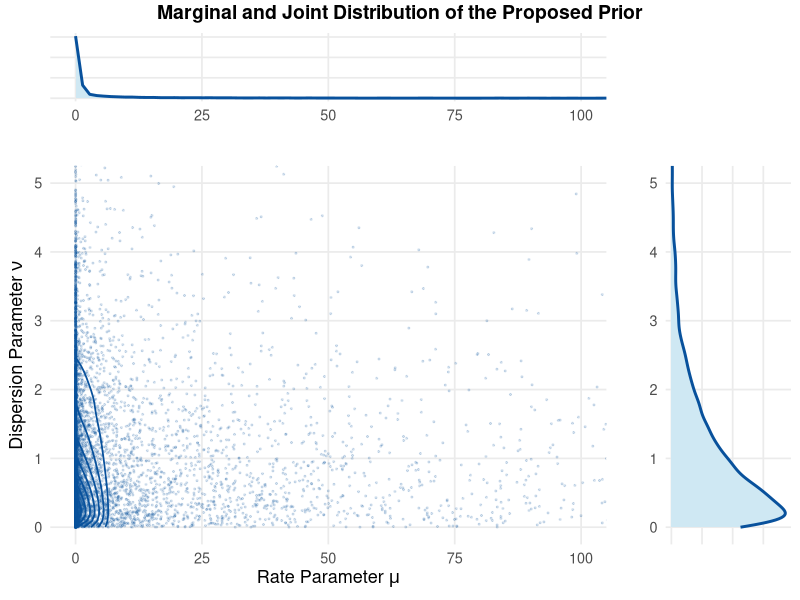

The R source for this figure:
library(ggplot2)
library(ggpubr)
library(dplyr)

# Parameters
N <- 10000
mu_alpha_prior <- 0.1
mu_beta_prior  <- 0.01
nu_alpha_prior <- 1
nu_beta_prior  <- 1

set.seed(42)

mu_samples <- rgamma(N, shape = mu_alpha_prior, rate = mu_beta_prior)
nu_samples <- rgamma(N, shape = nu_alpha_prior, rate = nu_beta_prior)

prior_data <- data.frame(mu = mu_samples, nu = nu_samples)

# Color palette (match SBC figures)
col_light <- "#CFE8F3"
col_dark  <- "#08519C"

# Joint distribution
p_joint <- ggplot(prior_data, aes(x = mu, y = nu)) +
  geom_point(alpha = 0.15, size = 0.4, color = col_dark) +
  geom_density_2d(color = col_dark, linewidth = 0.6) +
  labs(
    x = expression(paste("Rate Parameter ", mu)),
    y = expression(paste("Dispersion Parameter ", nu))
  ) +
  coord_cartesian(xlim = c(0, 100), ylim = c(0, 5)) +
  theme_minimal(base_size = 13) +
  theme(
    panel.grid.minor = element_blank(),
    plot.title = element_text(hjust = 0.5, face = "bold")
  )

# Marginal for mu
p_mu_marginal <- ggplot(prior_data, aes(x = mu)) +
  geom_density(fill = col_light, color = col_dark, linewidth = 1) +
  labs(x = NULL, y = NULL) +
  coord_cartesian(xlim = c(0, 100)) +
  theme_minimal(base_size = 13) +
  theme(
    axis.text.y = element_blank(),
    panel.grid.minor = element_blank()
  )

# Marginal for nu
p_nu_marginal <- ggplot(prior_data, aes(x = nu)) +
  geom_density(fill = col_light, color = col_dark, linewidth = 1) +
  coord_flip(xlim = c(0, 5)) +
  labs(x = NULL, y = NULL) +
  theme_minimal(base_size = 13) +
  theme(
    axis.text.x = element_blank(),
    panel.grid.minor = element_blank()
  )

# Arrange Layout
final_plot <- ggarrange(
  p_mu_marginal,
  NULL,
  p_joint,
  p_nu_marginal,
  ncol = 2,
  nrow = 2,
  widths = c(4, 1.2),
  heights = c(1.2, 4),
  align = "hv"
)

final_plot_with_title <- annotate_figure(
  final_plot,
  top = text_grob(
    "Marginal and Joint Distribution of the Proposed Prior",
    face = "bold",
    size = 14
  )
)

final_plot_with_title
